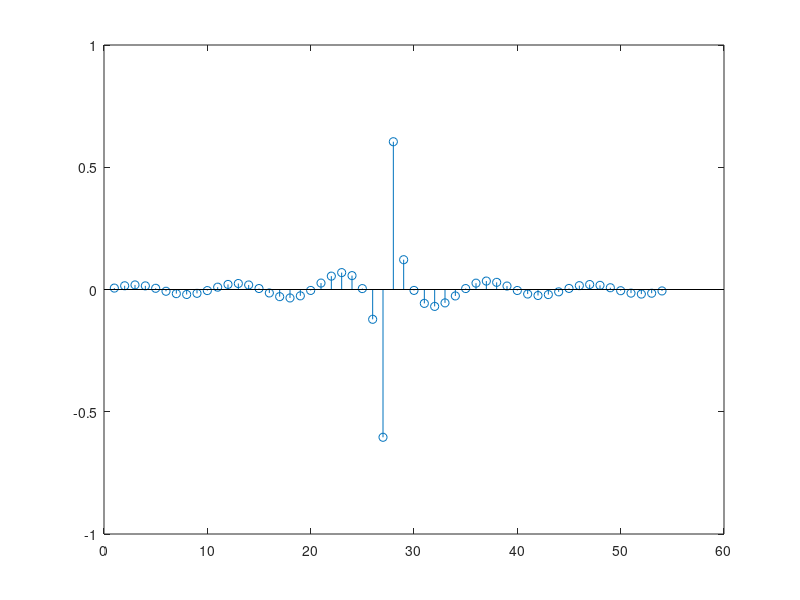

Here is the MATLAB script that generated this plot: (Note: this script raises an error after producing the figure.)
clear all
% Tipo 4  k = 1 e M impar  

M = 53; N = M+1;

Omega_p = 240*pi; Omega_r = 120*pi; Omega_s = 1200*pi;

kp = floor(N*Omega_p/Omega_s);
kr = floor(N*Omega_r/Omega_s);

A = [ zeros(1,kr+1) , ones(1,((M-1)/2-kp+1+4)) ];

k = 1:(M-1)/2;

for n=0:M,
    h(n+1) =  (-1).^(N/2+n).*A(N/2) + 2*sum((-1).^(k).*A(k+1).*sin(pi.*k*(1+2*n)/N));
end;
h = h./N;

stem(h);

a = 1;
fvtool(h,a)